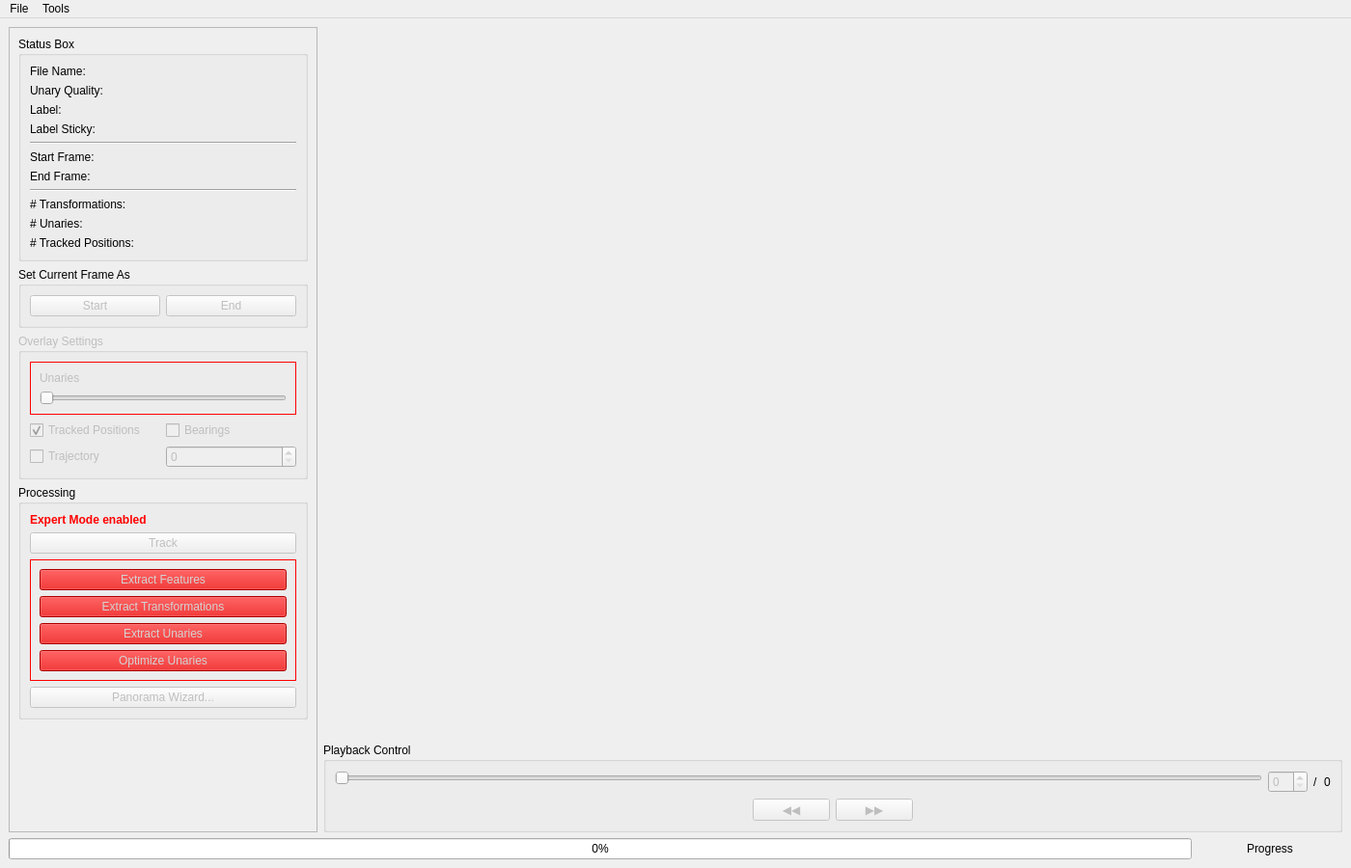
<?xml version="1.0" encoding="UTF-8"?>
<ui version="4.0">
 <class>MainWindow</class>
 <widget class="QMainWindow" name="MainWindow">
  <property name="geometry">
   <rect>
    <x>0</x>
    <y>0</y>
    <width>1400</width>
    <height>900</height>
   </rect>
  </property>
  <property name="windowTitle">
   <string>HabiTrack</string>
  </property>
  <widget class="QWidget" name="centralwidget">
   <property name="enabled">
    <bool>true</bool>
   </property>
   <layout class="QVBoxLayout" name="verticalLayout_2">
    <item>
     <layout class="QHBoxLayout" name="horizontalLayout_2">
      <property name="sizeConstraint">
       <enum>QLayout::SetDefaultConstraint</enum>
      </property>
      <item>
       <widget class="QScrollArea" name="scrollArea">
        <property name="maximumSize">
         <size>
          <width>320</width>
          <height>16777215</height>
         </size>
        </property>
        <property name="widgetResizable">
         <bool>true</bool>
        </property>
        <widget class="QWidget" name="scrollAreaWidgetContents">
         <property name="geometry">
          <rect>
           <x>0</x>
           <y>0</y>
           <width>318</width>
           <height>821</height>
          </rect>
         </property>
         <property name="maximumSize">
          <size>
           <width>16777215</width>
           <height>16777215</height>
          </size>
         </property>
         <layout class="QGridLayout" name="gridLayout_3">
          <property name="leftMargin">
           <number>0</number>
          </property>
          <property name="topMargin">
           <number>0</number>
          </property>
          <property name="rightMargin">
           <number>0</number>
          </property>
          <property name="bottomMargin">
           <number>0</number>
          </property>
          <item row="0" column="0">
           <widget class="QWidget" name="verticalWidget" native="true">
            <property name="enabled">
             <bool>true</bool>
            </property>
            <property name="sizePolicy">
             <sizepolicy hsizetype="Preferred" vsizetype="Preferred">
              <horstretch>0</horstretch>
              <verstretch>0</verstretch>
             </sizepolicy>
            </property>
            <property name="maximumSize">
             <size>
              <width>16777215</width>
              <height>16777215</height>
             </size>
            </property>
            <layout class="QVBoxLayout" name="verticalLayout_3">
             <property name="bottomMargin">
              <number>10</number>
             </property>
             <item>
              <widget class="QGroupBox" name="groupBox">
               <property name="title">
                <string>Status Box</string>
               </property>
               <layout class="QGridLayout" name="gridLayout">
                <item row="12" column="1">
                 <widget class="QLabel" name="labelNumTrackedPos">
                  <property name="text">
                   <string/>
                  </property>
                 </widget>
                </item>
                <item row="0" column="1">
                 <widget class="QLabel" name="labelFileName">
                  <property name="text">
                   <string/>
                  </property>
                 </widget>
                </item>
                <item row="5" column="1">
                 <widget class="QLabel" name="labelStartFrame">
                  <property name="text">
                   <string/>
                  </property>
                 </widget>
                </item>
                <item row="2" column="0">
                 <widget class="QLabel" name="label_2">
                  <property name="text">
                   <string>Label:</string>
                  </property>
                 </widget>
                </item>
                <item row="2" column="1">
                 <widget class="QLabel" name="labelLabel">
                  <property name="text">
                   <string/>
                  </property>
                 </widget>
                </item>
                <item row="8" column="0" colspan="2">
                 <widget class="Line" name="line">
                  <property name="orientation">
                   <enum>Qt::Horizontal</enum>
                  </property>
                 </widget>
                </item>
                <item row="11" column="1">
                 <widget class="QLabel" name="labelNumUnaries">
                  <property name="text">
                   <string/>
                  </property>
                 </widget>
                </item>
                <item row="1" column="1">
                 <widget class="QLabel" name="qualityLabel">
                  <property name="styleSheet">
                   <string notr="true"/>
                  </property>
                  <property name="text">
                   <string/>
                  </property>
                 </widget>
                </item>
                <item row="11" column="0">
                 <widget class="QLabel" name="label_11">
                  <property name="text">
                   <string># Unaries:</string>
                  </property>
                 </widget>
                </item>
                <item row="6" column="1">
                 <widget class="QLabel" name="labelEndFrame">
                  <property name="text">
                   <string/>
                  </property>
                 </widget>
                </item>
                <item row="4" column="0" colspan="2">
                 <widget class="Line" name="line_2">
                  <property name="orientation">
                   <enum>Qt::Horizontal</enum>
                  </property>
                 </widget>
                </item>
                <item row="0" column="0">
                 <widget class="QLabel" name="label_3">
                  <property name="text">
                   <string>File Name:</string>
                  </property>
                 </widget>
                </item>
                <item row="10" column="0">
                 <widget class="QLabel" name="label_12">
                  <property name="text">
                   <string># Transformations:</string>
                  </property>
                 </widget>
                </item>
                <item row="12" column="0">
                 <widget class="QLabel" name="label_15">
                  <property name="text">
                   <string># Tracked Positions:</string>
                  </property>
                 </widget>
                </item>
                <item row="10" column="1">
                 <widget class="QLabel" name="labelNumTrafos">
                  <property name="text">
                   <string/>
                  </property>
                 </widget>
                </item>
                <item row="6" column="0">
                 <widget class="QLabel" name="label_7">
                  <property name="text">
                   <string>End Frame:</string>
                  </property>
                 </widget>
                </item>
                <item row="5" column="0">
                 <widget class="QLabel" name="label_5">
                  <property name="text">
                   <string>Start Frame:</string>
                  </property>
                 </widget>
                </item>
                <item row="1" column="0">
                 <widget class="QLabel" name="label">
                  <property name="text">
                   <string>Unary Quality: </string>
                  </property>
                 </widget>
                </item>
                <item row="3" column="0">
                 <widget class="QLabel" name="label_4">
                  <property name="text">
                   <string>Label Sticky:</string>
                  </property>
                 </widget>
                </item>
                <item row="3" column="1">
                 <widget class="QLabel" name="labelSticky">
                  <property name="text">
                   <string/>
                  </property>
                 </widget>
                </item>
               </layout>
              </widget>
             </item>
             <item>
              <widget class="QGroupBox" name="groupBox_4">
               <property name="title">
                <string>Set Current Frame As</string>
               </property>
               <layout class="QHBoxLayout" name="horizontalLayout_6">
                <item>
                 <widget class="QPushButton" name="buttonStartFrame">
                  <property name="enabled">
                   <bool>false</bool>
                  </property>
                  <property name="text">
                   <string>Start</string>
                  </property>
                 </widget>
                </item>
                <item>
                 <widget class="QPushButton" name="buttonEndFrame">
                  <property name="enabled">
                   <bool>false</bool>
                  </property>
                  <property name="text">
                   <string>End</string>
                  </property>
                 </widget>
                </item>
               </layout>
              </widget>
             </item>
             <item>
              <widget class="QGroupBox" name="overlayGroup">
               <property name="enabled">
                <bool>false</bool>
               </property>
               <property name="title">
                <string>Overlay Settings</string>
               </property>
               <layout class="QGridLayout" name="gridLayout_4">
                <item row="0" column="0" colspan="2">
                 <widget class="QFrame" name="frameUnary">
                  <property name="styleSheet">
                   <string notr="true">.QFrame {
border: 1px solid red;
}</string>
                  </property>
                  <property name="frameShape">
                   <enum>QFrame::StyledPanel</enum>
                  </property>
                  <property name="frameShadow">
                   <enum>QFrame::Raised</enum>
                  </property>
                  <layout class="QVBoxLayout" name="verticalLayout_6">
                   <item>
                    <widget class="QLabel" name="label_17">
                     <property name="text">
                      <string>Unaries</string>
                     </property>
                    </widget>
                   </item>
                   <item>
                    <widget class="QSlider" name="sliderOverlayUnaries">
                     <property name="styleSheet">
                      <string notr="true"/>
                     </property>
                     <property name="maximum">
                      <number>100</number>
                     </property>
                     <property name="singleStep">
                      <number>10</number>
                     </property>
                     <property name="value">
                      <number>0</number>
                     </property>
                     <property name="orientation">
                      <enum>Qt::Horizontal</enum>
                     </property>
                    </widget>
                   </item>
                  </layout>
                 </widget>
                </item>
                <item row="4" column="1">
                 <widget class="QSpinBox" name="trajectorySpin">
                  <property name="enabled">
                   <bool>false</bool>
                  </property>
                  <property name="maximum">
                   <number>100</number>
                  </property>
                  <property name="value">
                   <number>0</number>
                  </property>
                 </widget>
                </item>
                <item row="4" column="0">
                 <widget class="QCheckBox" name="overlayTrajectory">
                  <property name="text">
                   <string>Trajectory</string>
                  </property>
                  <property name="checked">
                   <bool>false</bool>
                  </property>
                 </widget>
                </item>
                <item row="2" column="0">
                 <widget class="QCheckBox" name="overlayTrackedPosition">
                  <property name="text">
                   <string>Tracked Positions</string>
                  </property>
                  <property name="checked">
                   <bool>true</bool>
                  </property>
                 </widget>
                </item>
                <item row="2" column="1">
                 <widget class="QCheckBox" name="overlayBearings">
                  <property name="text">
                   <string>Bearings</string>
                  </property>
                 </widget>
                </item>
               </layout>
              </widget>
             </item>
             <item>
              <widget class="QGroupBox" name="groupBox_3">
               <property name="enabled">
                <bool>true</bool>
               </property>
               <property name="title">
                <string>Processing</string>
               </property>
               <layout class="QGridLayout" name="gridLayout_2">
                <item row="1" column="0">
                 <widget class="QPushButton" name="buttonTrack">
                  <property name="enabled">
                   <bool>false</bool>
                  </property>
                  <property name="text">
                   <string>Track</string>
                  </property>
                 </widget>
                </item>
                <item row="2" column="0">
                 <widget class="QFrame" name="frameTracking">
                  <property name="enabled">
                   <bool>false</bool>
                  </property>
                  <property name="styleSheet">
                   <string notr="true">QFrame {
border: 1px solid red;
}</string>
                  </property>
                  <property name="frameShape">
                   <enum>QFrame::StyledPanel</enum>
                  </property>
                  <property name="frameShadow">
                   <enum>QFrame::Raised</enum>
                  </property>
                  <layout class="QVBoxLayout" name="verticalLayout_7">
                   <item>
                    <widget class="QPushButton" name="buttonExtractFeatures">
                     <property name="enabled">
                      <bool>false</bool>
                     </property>
                     <property name="styleSheet">
                      <string notr="true">QPushButton:disabled {
background-color: rgb(209, 0, 0);
color: lightgray;
}
QPushButton {
background-color: rgb(255, 0, 0);
color: white;
}

</string>
                     </property>
                     <property name="text">
                      <string>Extract Features</string>
                     </property>
                    </widget>
                   </item>
                   <item>
                    <widget class="QPushButton" name="buttonExtractTrafos">
                     <property name="enabled">
                      <bool>false</bool>
                     </property>
                     <property name="accessibleName">
                      <string/>
                     </property>
                     <property name="autoFillBackground">
                      <bool>false</bool>
                     </property>
                     <property name="styleSheet">
                      <string notr="true">QPushButton:disabled {
background-color: rgb(209, 0, 0);
color: lightgray;
}
QPushButton {
background-color: rgb(255, 0, 0);
color: white;
}

</string>
                     </property>
                     <property name="text">
                      <string>Extract Transformations</string>
                     </property>
                    </widget>
                   </item>
                   <item>
                    <widget class="QPushButton" name="buttonExtractUnaries">
                     <property name="enabled">
                      <bool>false</bool>
                     </property>
                     <property name="styleSheet">
                      <string notr="true">QPushButton:disabled {
background-color: rgb(209, 0, 0);
color: lightgray;
}
QPushButton {
background-color: rgb(255, 0, 0);
color: white;
}

</string>
                     </property>
                     <property name="text">
                      <string>Extract Unaries</string>
                     </property>
                    </widget>
                   </item>
                   <item>
                    <widget class="QPushButton" name="buttonOptimizeUnaries">
                     <property name="enabled">
                      <bool>false</bool>
                     </property>
                     <property name="styleSheet">
                      <string notr="true">QPushButton:disabled {
background-color: rgb(209, 0, 0);
color: lightgray;
}
QPushButton {
background-color: rgb(255, 0, 0);
color: white;
}

</string>
                     </property>
                     <property name="text">
                      <string>Optimize Unaries</string>
                     </property>
                    </widget>
                   </item>
                  </layout>
                 </widget>
                </item>
                <item row="0" column="0">
                 <widget class="QLabel" name="labelExpertMode">
                  <property name="font">
                   <font>
                    <weight>75</weight>
                    <bold>true</bold>
                   </font>
                  </property>
                  <property name="styleSheet">
                   <string notr="true">color: red</string>
                  </property>
                  <property name="text">
                   <string>Expert Mode enabled</string>
                  </property>
                 </widget>
                </item>
                <item row="9" column="0">
                 <widget class="QPushButton" name="buttonPano">
                  <property name="enabled">
                   <bool>false</bool>
                  </property>
                  <property name="text">
                   <string>Panorama Wizard...</string>
                  </property>
                 </widget>
                </item>
               </layout>
              </widget>
             </item>
             <item>
              <spacer name="verticalSpacer">
               <property name="orientation">
                <enum>Qt::Vertical</enum>
               </property>
               <property name="sizeHint" stdset="0">
                <size>
                 <width>20</width>
                 <height>40</height>
                </size>
               </property>
              </spacer>
             </item>
            </layout>
           </widget>
          </item>
         </layout>
        </widget>
       </widget>
      </item>
      <item>
       <layout class="QVBoxLayout" name="verticalLayout_4">
        <property name="sizeConstraint">
         <enum>QLayout::SetDefaultConstraint</enum>
        </property>
        <property name="leftMargin">
         <number>0</number>
        </property>
        <item>
         <widget class="gui::TrackerGraphicsView" name="graphicsView" native="true"/>
        </item>
        <item>
         <widget class="QGroupBox" name="groupBox_2">
          <property name="sizePolicy">
           <sizepolicy hsizetype="Preferred" vsizetype="Fixed">
            <horstretch>0</horstretch>
            <verstretch>0</verstretch>
           </sizepolicy>
          </property>
          <property name="title">
           <string>Playback Control</string>
          </property>
          <layout class="QVBoxLayout" name="verticalLayout_5">
           <item>
            <layout class="QHBoxLayout" name="horizontalLayout_4">
             <property name="topMargin">
              <number>0</number>
             </property>
             <item>
              <layout class="QVBoxLayout" name="verticalLayout_8">
               <property name="topMargin">
                <number>0</number>
               </property>
               <property name="rightMargin">
                <number>0</number>
               </property>
               <item>
                <widget class="QSlider" name="sliderFrame">
                 <property name="enabled">
                  <bool>false</bool>
                 </property>
                 <property name="minimum">
                  <number>0</number>
                 </property>
                 <property name="value">
                  <number>0</number>
                 </property>
                 <property name="orientation">
                  <enum>Qt::Horizontal</enum>
                 </property>
                </widget>
               </item>
               <item>
                <widget class="gui::UnaryGraphicsView" name="unaryView" native="true">
                 <property name="maximumSize">
                  <size>
                   <width>16777215</width>
                   <height>30</height>
                  </size>
                 </property>
                </widget>
               </item>
              </layout>
             </item>
             <item>
              <widget class="QSpinBox" name="spinCurrentFrame">
               <property name="enabled">
                <bool>false</bool>
               </property>
               <property name="minimum">
                <number>0</number>
               </property>
               <property name="value">
                <number>0</number>
               </property>
              </widget>
             </item>
             <item>
              <widget class="QLabel" name="label_20">
               <property name="text">
                <string>/</string>
               </property>
              </widget>
             </item>
             <item>
              <widget class="QLabel" name="labelMaxFrames">
               <property name="text">
                <string>0</string>
               </property>
              </widget>
             </item>
            </layout>
           </item>
           <item>
            <layout class="QHBoxLayout" name="horizontalLayout_3">
             <property name="sizeConstraint">
              <enum>QLayout::SetDefaultConstraint</enum>
             </property>
             <property name="topMargin">
              <number>0</number>
             </property>
             <item>
              <spacer name="horizontalSpacer">
               <property name="orientation">
                <enum>Qt::Horizontal</enum>
               </property>
               <property name="sizeHint" stdset="0">
                <size>
                 <width>40</width>
                 <height>20</height>
                </size>
               </property>
              </spacer>
             </item>
             <item>
              <widget class="QPushButton" name="buttonPrevFrame">
               <property name="enabled">
                <bool>false</bool>
               </property>
               <property name="text">
                <string notr="true">◀️◀️</string>
               </property>
              </widget>
             </item>
             <item>
              <widget class="QPushButton" name="buttonNextFrame">
               <property name="enabled">
                <bool>false</bool>
               </property>
               <property name="text">
                <string notr="true">▶️▶️</string>
               </property>
              </widget>
             </item>
             <item>
              <spacer name="horizontalSpacer_2">
               <property name="orientation">
                <enum>Qt::Horizontal</enum>
               </property>
               <property name="sizeHint" stdset="0">
                <size>
                 <width>40</width>
                 <height>20</height>
                </size>
               </property>
              </spacer>
             </item>
            </layout>
           </item>
          </layout>
         </widget>
        </item>
       </layout>
      </item>
     </layout>
    </item>
    <item>
     <layout class="QHBoxLayout" name="horizontalLayout">
      <item>
       <widget class="QProgressBar" name="progressBar">
        <property name="enabled">
         <bool>true</bool>
        </property>
        <property name="value">
         <number>0</number>
        </property>
       </widget>
      </item>
      <item>
       <widget class="QLabel" name="labelProgress">
        <property name="minimumSize">
         <size>
          <width>150</width>
          <height>0</height>
         </size>
        </property>
        <property name="text">
         <string>Progress</string>
        </property>
        <property name="alignment">
         <set>Qt::AlignCenter</set>
        </property>
       </widget>
      </item>
     </layout>
    </item>
   </layout>
  </widget>
  <widget class="QMenuBar" name="menubar">
   <property name="geometry">
    <rect>
     <x>0</x>
     <y>0</y>
     <width>1400</width>
     <height>22</height>
    </rect>
   </property>
   <widget class="QMenu" name="menuFile">
    <property name="title">
     <string>File</string>
    </property>
    <addaction name="actionOpenImgFolder"/>
    <addaction name="actionOpenImgList"/>
    <addaction name="separator"/>
    <addaction name="actionOpenResultsFile"/>
    <addaction name="actionSave_Results"/>
    <addaction name="separator"/>
    <addaction name="actionExport"/>
    <addaction name="actionExport_Video"/>
    <addaction name="separator"/>
    <addaction name="actionQuit"/>
   </widget>
   <widget class="QMenu" name="menuTools">
    <property name="title">
     <string>Tools</string>
    </property>
    <addaction name="actionPreferences"/>
    <addaction name="actionExpertMode"/>
    <addaction name="separator"/>
    <addaction name="actionPrev_Frame"/>
    <addaction name="actionNext_Frame"/>
    <addaction name="separator"/>
    <addaction name="actionLabelEditor"/>
   </widget>
   <addaction name="menuFile"/>
   <addaction name="menuTools"/>
  </widget>
  <action name="actionOpenImgFolder">
   <property name="text">
    <string>Open Image Folder...</string>
   </property>
   <property name="shortcut">
    <string>Ctrl+O</string>
   </property>
  </action>
  <action name="actionOpenImgList">
   <property name="text">
    <string>Open Image List...</string>
   </property>
   <property name="shortcut">
    <string>Ctrl+F</string>
   </property>
  </action>
  <action name="actionOpenResultsFile">
   <property name="text">
    <string>Open Results File...</string>
   </property>
   <property name="shortcut">
    <string>Ctrl+R</string>
   </property>
  </action>
  <action name="actionPreferences">
   <property name="enabled">
    <bool>false</bool>
   </property>
   <property name="text">
    <string>Preferences...</string>
   </property>
   <property name="shortcut">
    <string>Ctrl+P</string>
   </property>
  </action>
  <action name="actionExpertMode">
   <property name="checkable">
    <bool>true</bool>
   </property>
   <property name="text">
    <string>Expert Mode</string>
   </property>
  </action>
  <action name="actionNext_Frame">
   <property name="enabled">
    <bool>false</bool>
   </property>
   <property name="text">
    <string>Next Frame</string>
   </property>
   <property name="shortcut">
    <string>Right</string>
   </property>
  </action>
  <action name="actionPrev_Frame">
   <property name="enabled">
    <bool>false</bool>
   </property>
   <property name="text">
    <string>Previous Frame</string>
   </property>
   <property name="shortcut">
    <string>Left</string>
   </property>
  </action>
  <action name="actionSave_Results">
   <property name="text">
    <string>Save Results</string>
   </property>
   <property name="shortcut">
    <string>Ctrl+S</string>
   </property>
  </action>
  <action name="actionLabelEditor">
   <property name="enabled">
    <bool>false</bool>
   </property>
   <property name="text">
    <string>Label Editor...</string>
   </property>
   <property name="shortcut">
    <string>Ctrl+L</string>
   </property>
  </action>
  <action name="actionExport">
   <property name="enabled">
    <bool>false</bool>
   </property>
   <property name="text">
    <string>Export...</string>
   </property>
  </action>
  <action name="actionQuit">
   <property name="text">
    <string>Quit</string>
   </property>
  </action>
  <action name="actionExport_Video">
   <property name="enabled">
    <bool>false</bool>
   </property>
   <property name="text">
    <string>Export Video...</string>
   </property>
  </action>
 </widget>
 <customwidgets>
  <customwidget>
   <class>gui::TrackerGraphicsView</class>
   <extends>QWidget</extends>
   <header>trackerGraphicsView.h</header>
  </customwidget>
  <customwidget>
   <class>gui::UnaryGraphicsView</class>
   <extends>QWidget</extends>
   <header>unaryGraphicsView.h</header>
   <container>1</container>
  </customwidget>
 </customwidgets>
 <resources/>
 <connections>
  <connection>
   <sender>overlayTrajectory</sender>
   <signal>toggled(bool)</signal>
   <receiver>trajectorySpin</receiver>
   <slot>setEnabled(bool)</slot>
   <hints>
    <hint type="sourcelabel">
     <x>130</x>
     <y>465</y>
    </hint>
    <hint type="destinationlabel">
     <x>262</x>
     <y>465</y>
    </hint>
   </hints>
  </connection>
 </connections>
</ui>
